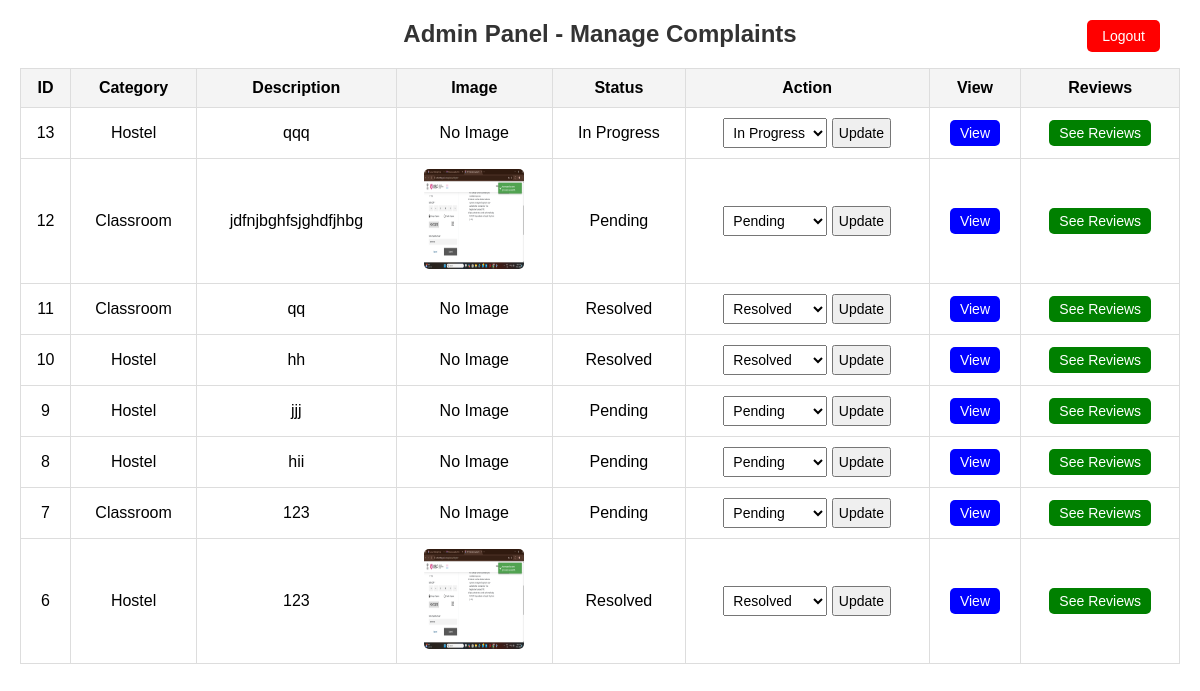
The page /admin.php (signed in) on the database as committed earlier.
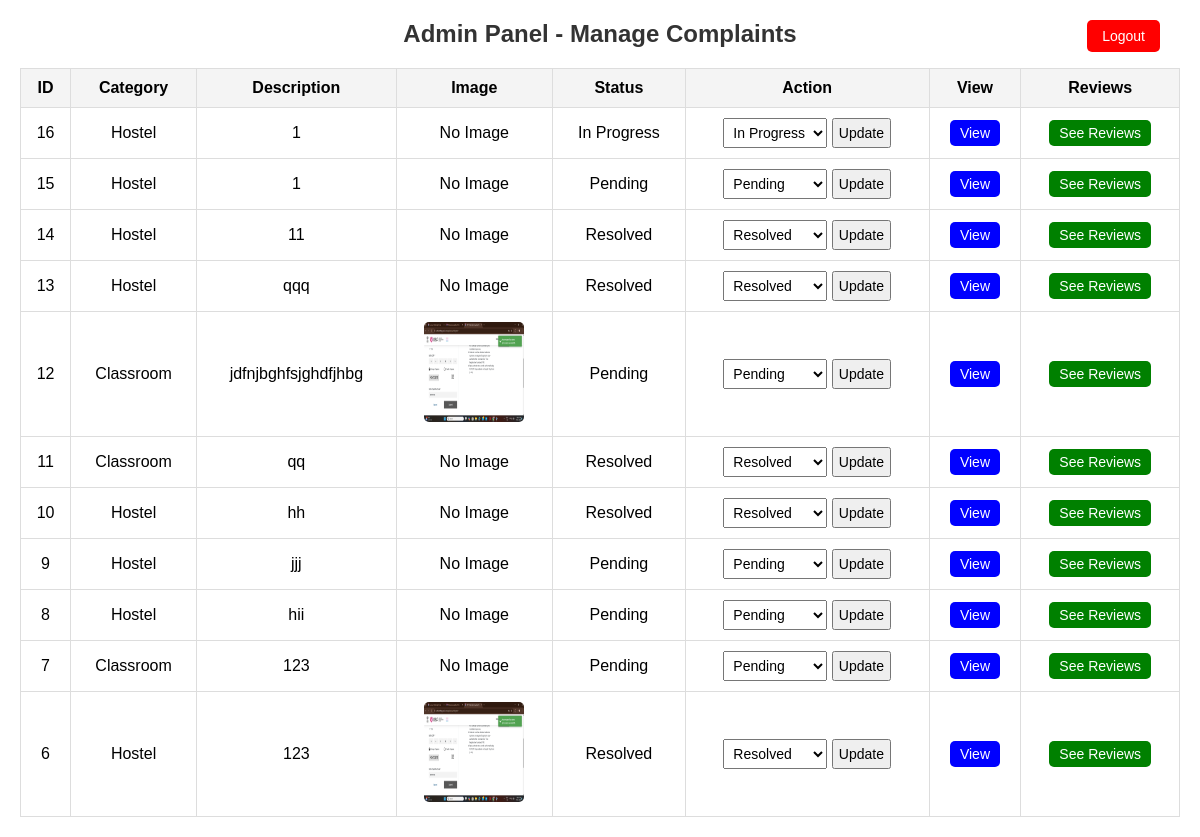
The same page on the database as committed later.
### tables this page shows
CREATE TABLE `complaints` (
  `id` int(11) NOT NULL,
  `user_id` int(11) DEFAULT NULL,
  `category` varchar(50) NOT NULL,
  `description` text NOT NULL,
  `image_path` varchar(255) DEFAULT NULL,
  `status` enum('Pending','In Progress','Resolved') DEFAULT 'Pending',
  `created_at` timestamp NOT NULL DEFAULT current_timestamp()
);

### admin.php (the view, shortened to what this page needs)
<?php
include 'db.php';
$result = $conn->query("SELECT * FROM complaints ORDER BY created_at DESC");
?>
<!DOCTYPE html>
<html lang="en">
<head>
</head>
<body>
    <form method="POST" style="position: absolute; top: 10px; right: 20px;">
        <button type="submit" name="logout" class="logout-btn">Logout</button>
    </form>
    <h2>Admin Panel - Manage Complaints</h2>
    <table>
        <tr>
            <th>ID</th>
            <th>Category</th>
            <th>Description</th>
            <th>Image</th>
            <th>Status</th>
            <th>Action</th>
            <th>View</th>
            <th>Reviews</th>
        </tr>
        <?php while ($row = $result->fetch_assoc()) { ?>
        <tr>
            <td><?php echo $row['id']; ?></td>
            <td><?php echo $row['category']; ?></td>
            <td><?php echo $row['description']; ?></td>
            <td>
                <?php if (!empty($row['image_path'])) { ?>
                    <img src="<?php echo $row['image_path']; ?>" onclick="openModal('<?php echo $row['image_path']; ?>')">
                <?php } else { echo "No Image"; } ?>
            </td>
            <td><?php echo $row['status']; ?></td>
            <td>
                <form method="POST">
                    <select name="status">
                        <option value="Pending" <?php if ($row['status'] == "Pending") echo "selected"; ?>>Pending</option>
                        <option value="In Progress" <?php if ($row['status'] == "In Progress") echo "selected"; ?>>In Progress</option>
                        <option value="Resolved" <?php if ($row['status'] == "Resolved") echo "selected"; ?>>Resolved</option>
                    </select>
                    <button type="submit" name="update">Update</button>
                </form>
            </td>
            <td>
                <a href="complaint_details.php?id=<?php echo $row['id']; ?>">
                    <button class="view-btn">View</button>
                </a>
            </td>
            <td>
                <a href="view_reviews.php?id=<?php echo $row['id']; ?>">
                    <button class="review-btn">See Reviews</button>
                </a>
            </td>
        </tr>
        <?php } ?>
    </table>
</body>
</html>

### admin.php (style rules this page uses)
body { font-family: Arial, sans-serif; margin: 20px; padding: 0; text-align: center; }
h2 { color: #333; }
table { width: 100%; border-collapse: collapse; margin-top: 20px; }
th, td { padding: 10px; border: 1px solid #ddd; text-align: center; }
th { background-color: #f4f4f4; }
img { width: 100px; height: 100px; cursor: pointer; border-radius: 5px; transition: transform 0.2s; }
select, button { padding: 5px; font-size: 14px; }
.logout-btn { position: absolute; top: 10px; right: 20px; background: red; color: white; padding: 8px 15px; border: none; border-radius: 5px; cursor: pointer; font-size: 14px; }
.view-btn { background: blue; color: white; border: none; padding: 5px 10px; cursor: pointer; border-radius: 5px; font-size: 14px; }
.review-btn { background: green; color: white; border: none; padding: 5px 10px; cursor: pointer; border-radius: 5px; font-size: 14px; }

Rows that differ between the two databases and show on the page:
added complaints: id "16", category "Hostel", description "1", image_path "No Image", status "In Progress"
added complaints: id "15", category "Hostel", description "1", image_path "No Image", status "Pending"
added complaints: id "14", category "Hostel", description "11", image_path "No Image", status "Resolved"
changed complaints "qqq": status "In Progress" → "Resolved"
